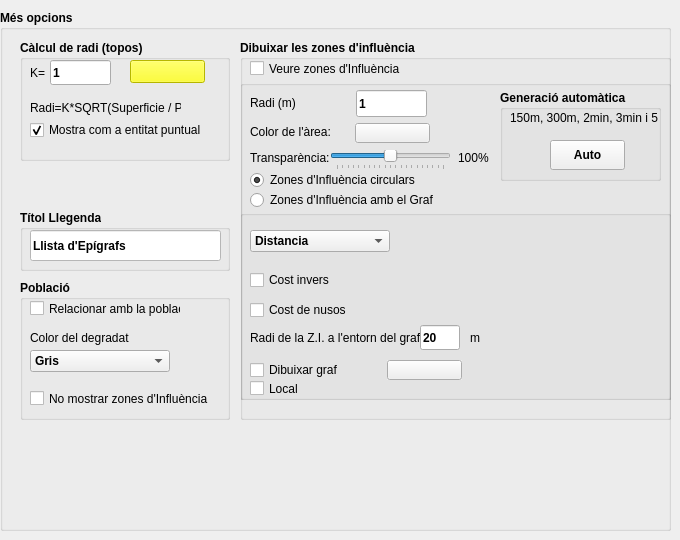
   <widget class="QWidget" name="tab_4">
    <attribute name="title">
     <string>Altres operacions</string>
    </attribute>
    <widget class="QGroupBox" name="groupBox">
     <property name="geometry">
      <rect>
       <x>0</x>
       <y>10</y>
       <width>671</width>
       <height>521</height>
      </rect>
     </property>
     <property name="font">
      <font>
       <weight>75</weight>
       <bold>true</bold>
      </font>
     </property>
     <property name="title">
      <string>Més opcions</string>
     </property>
     <widget class="QGroupBox" name="CalculRadiTopos_panel">
      <property name="geometry">
       <rect>
        <x>20</x>
        <y>30</y>
        <width>210</width>
        <height>121</height>
       </rect>
      </property>
      <property name="font">
       <font>
        <weight>75</weight>
        <bold>true</bold>
       </font>
      </property>
      <property name="title">
       <string>Càlcul de radi (topos)</string>
      </property>
      <widget class="QLabel" name="label_2">
       <property name="geometry">
        <rect>
         <x>10</x>
         <y>25</y>
         <width>21</width>
         <height>16</height>
        </rect>
       </property>
       <property name="font">
        <font>
         <weight>50</weight>
         <bold>false</bold>
        </font>
       </property>
       <property name="text">
        <string>K=</string>
       </property>
      </widget>
      <widget class="QLabel" name="label_3">
       <property name="geometry">
        <rect>
         <x>10</x>
         <y>60</y>
         <width>151</width>
         <height>16</height>
        </rect>
       </property>
       <property name="font">
        <font>
         <weight>50</weight>
         <bold>false</bold>
        </font>
       </property>
       <property name="text">
        <string>Radi=K*SQRT(Superficie / PI)</string>
       </property>
      </widget>
      <widget class="QLineEdit" name="texte_2">
       <property name="geometry">
        <rect>
         <x>30</x>
         <y>20</y>
         <width>61</width>
         <height>25</height>
        </rect>
       </property>
       <property name="text">
        <string>1</string>
       </property>
      </widget>
      <widget class="QPushButton" name="ColorTopos">
       <property name="geometry">
        <rect>
         <x>110</x>
         <y>20</y>
         <width>75</width>
         <height>23</height>
        </rect>
       </property>
       <property name="focusPolicy">
        <enum>Qt::NoFocus</enum>
       </property>
       <property name="autoFillBackground">
        <bool>false</bool>
       </property>
       <property name="styleSheet">
        <string notr="true">background-color: rgb(255, 255, 0);
border-color: rgb(255, 0, 0);</string>
       </property>
       <property name="text">
        <string/>
       </property>
       <property name="autoDefault">
        <bool>false</bool>
       </property>
       <property name="flat">
        <bool>false</bool>
       </property>
      </widget>
      <widget class="QCheckBox" name="Mostra_punt_chk">
       <property name="geometry">
        <rect>
         <x>10</x>
         <y>80</y>
         <width>171</width>
         <height>20</height>
        </rect>
       </property>
       <property name="font">
        <font>
         <weight>50</weight>
         <bold>false</bold>
        </font>
       </property>
       <property name="cursor">
        <cursorShape>PointingHandCursor</cursorShape>
       </property>
       <property name="text">
        <string>Mostra com a entitat puntual</string>
       </property>
       <property name="checked">
        <bool>true</bool>
       </property>
      </widget>
     </widget>
     <widget class="QGroupBox" name="groupBox_3">
      <property name="geometry">
       <rect>
        <x>20</x>
        <y>200</y>
        <width>210</width>
        <height>61</height>
       </rect>
      </property>
      <property name="font">
       <font>
        <weight>75</weight>
        <bold>true</bold>
       </font>
      </property>
      <property name="title">
       <string>Títol Llegenda</string>
      </property>
      <widget class="QLineEdit" name="texte_3">
       <property name="geometry">
        <rect>
         <x>10</x>
         <y>20</y>
         <width>191</width>
         <height>31</height>
        </rect>
       </property>
       <property name="styleSheet">
        <string notr="true">font: 10pt &quot;MS Shell Dlg 2&quot;;
background-color: rgb(255, 255, 255);</string>
       </property>
       <property name="text">
        <string>Llista d'Epígrafs</string>
       </property>
      </widget>
     </widget>
     <widget class="QGroupBox" name="Poblacio_panel">
      <property name="geometry">
       <rect>
        <x>20</x>
        <y>270</y>
        <width>210</width>
        <height>140</height>
       </rect>
      </property>
      <property name="font">
       <font>
        <weight>75</weight>
        <bold>true</bold>
        <kerning>true</kerning>
       </font>
      </property>
      <property name="title">
       <string>Població</string>
      </property>
      <property name="flat">
       <bool>false</bool>
      </property>
      <property name="checkable">
       <bool>false</bool>
      </property>
      <widget class="QCheckBox" name="RelacionarPoblacio">
       <property name="geometry">
        <rect>
         <x>10</x>
         <y>20</y>
         <width>151</width>
         <height>17</height>
        </rect>
       </property>
       <property name="font">
        <font>
         <weight>50</weight>
         <bold>false</bold>
        </font>
       </property>
       <property name="cursor">
        <cursorShape>PointingHandCursor</cursorShape>
       </property>
       <property name="text">
        <string>Relacionar amb la població</string>
       </property>
      </widget>
      <widget class="QComboBox" name="ColorDegradat">
       <property name="geometry">
        <rect>
         <x>10</x>
         <y>70</y>
         <width>140</width>
         <height>22</height>
        </rect>
       </property>
       <property name="cursor">
        <cursorShape>PointingHandCursor</cursorShape>
       </property>
       <item>
        <property name="text">
         <string>Gris</string>
        </property>
       </item>
       <item>
        <property name="text">
         <string>Vermell</string>
        </property>
       </item>
       <item>
        <property name="text">
         <string>Groc</string>
        </property>
       </item>
       <item>
        <property name="text">
         <string>Blau</string>
        </property>
       </item>
       <item>
        <property name="text">
         <string>Verd</string>
        </property>
       </item>
      </widget>
      <widget class="QLabel" name="label_4">
       <property name="geometry">
        <rect>
         <x>10</x>
         <y>50</y>
         <width>151</width>
         <height>16</height>
        </rect>
       </property>
       <property name="font">
        <font>
         <weight>50</weight>
         <bold>false</bold>
        </font>
       </property>
       <property name="text">
        <string>Color del degradat</string>
       </property>
       <property name="alignment">
        <set>Qt::AlignLeading|Qt::AlignLeft|Qt::AlignVCenter</set>
       </property>
      </widget>
      <widget class="QCheckBox" name="NoMostrarZI">
       <property name="geometry">
        <rect>
         <x>10</x>
         <y>110</y>
         <width>180</width>
         <height>17</height>
        </rect>
       </property>
       <property name="font">
        <font>
         <weight>50</weight>
         <bold>false</bold>
        </font>
       </property>
       <property name="cursor">
        <cursorShape>PointingHandCursor</cursorShape>
       </property>
       <property name="text">
        <string>No mostrar zones d'Influència</string>
       </property>
      </widget>
     </widget>
     <widget class="QGroupBox" name="groupBox_5">
      <property name="geometry">
       <rect>
        <x>240</x>
        <y>30</y>
        <width>431</width>
        <height>380</height>
       </rect>
      </property>
      <property name="title">
       <string>Dibuixar les zones d'influència</string>
      </property>
      <widget class="QCheckBox" name="Veure_ZI">
       <property name="geometry">
        <rect>
         <x>10</x>
         <y>20</y>
         <width>180</width>
         <height>17</height>
        </rect>
       </property>
       <property name="font">
        <font>
         <weight>50</weight>
         <bold>false</bold>
        </font>
       </property>
       <property name="cursor">
        <cursorShape>PointingHandCursor</cursorShape>
       </property>
       <property name="text">
        <string>Veure zones d'Influència</string>
       </property>
      </widget>
      <widget class="QGroupBox" name="VeureZI_panel">
       <property name="geometry">
        <rect>
         <x>0</x>
         <y>40</y>
         <width>431</width>
         <height>320</height>
        </rect>
       </property>
       <property name="autoFillBackground">
        <bool>false</bool>
       </property>
       <property name="styleSheet">
        <string notr="true"/>
       </property>
       <property name="title">
        <string/>
       </property>
       <property name="flat">
        <bool>true</bool>
       </property>
       <widget class="QGroupBox" name="AutoGen">
        <property name="geometry">
         <rect>
          <x>260</x>
          <y>10</y>
          <width>161</width>
          <height>91</height>
         </rect>
        </property>
        <property name="title">
         <string>Generació automàtica</string>
        </property>
        <widget class="QLabel" name="label_15">
         <property name="geometry">
          <rect>
           <x>10</x>
           <y>20</y>
           <width>160</width>
           <height>16</height>
          </rect>
         </property>
         <property name="font">
          <font>
           <weight>50</weight>
           <bold>false</bold>
          </font>
         </property>
         <property name="text">
          <string>150m, 300m, 2min, 3min i 5 min</string>
         </property>
        </widget>
        <widget class="QPushButton" name="AutoGenera">
         <property name="geometry">
          <rect>
           <x>50</x>
           <y>50</y>
           <width>75</width>
           <height>30</height>
          </rect>
         </property>
         <property name="cursor">
          <cursorShape>PointingHandCursor</cursorShape>
         </property>
         <property name="text">
          <string>Auto</string>
         </property>
        </widget>
       </widget>
       <widget class="QLabel" name="label_6">
        <property name="geometry">
         <rect>
          <x>10</x>
          <y>44</y>
          <width>80</width>
          <height>16</height>
         </rect>
        </property>
        <property name="font">
         <font>
          <weight>50</weight>
          <bold>false</bold>
         </font>
        </property>
        <property name="text">
         <string>Color de l'àrea:</string>
        </property>
       </widget>
       <widget class="QLabel" name="label_5">
        <property name="geometry">
         <rect>
          <x>10</x>
          <y>15</y>
          <width>101</width>
          <height>16</height>
         </rect>
        </property>
        <property name="font">
         <font>
          <weight>50</weight>
          <bold>false</bold>
         </font>
        </property>
        <property name="text">
         <string>Radi (m)</string>
        </property>
       </widget>
       <widget class="QRadioButton" name="ZICirc_radio">
        <property name="geometry">
         <rect>
          <x>10</x>
          <y>90</y>
          <width>190</width>
          <height>20</height>
         </rect>
        </property>
        <property name="font">
         <font>
          <weight>50</weight>
          <bold>false</bold>
         </font>
        </property>
        <property name="cursor">
         <cursorShape>PointingHandCursor</cursorShape>
        </property>
        <property name="text">
         <string>Zones d'Influència circulars</string>
        </property>
        <property name="checked">
         <bool>true</bool>
        </property>
       </widget>
       <widget class="QRadioButton" name="ZIGraf_radio">
        <property name="geometry">
         <rect>
          <x>10</x>
          <y>110</y>
          <width>190</width>
          <height>20</height>
         </rect>
        </property>
        <property name="font">
         <font>
          <weight>50</weight>
          <bold>false</bold>
         </font>
        </property>
        <property name="cursor">
         <cursorShape>PointingHandCursor</cursorShape>
        </property>
        <property name="text">
         <string>Zones d'Influència amb el Graf</string>
        </property>
        <property name="checked">
         <bool>false</bool>
        </property>
       </widget>
       <widget class="QPushButton" name="ColorZI">
        <property name="geometry">
         <rect>
          <x>115</x>
          <y>43</y>
          <width>75</width>
          <height>20</height>
         </rect>
        </property>
        <property name="focusPolicy">
         <enum>Qt::NoFocus</enum>
        </property>
        <property name="autoFillBackground">
         <bool>true</bool>
        </property>
        <property name="styleSheet">
         <string notr="true">border-color: rgb(255, 0, 0);</string>
        </property>
        <property name="text">
         <string/>
        </property>
        <property name="autoDefault">
         <bool>false</bool>
        </property>
        <property name="flat">
         <bool>false</bool>
        </property>
       </widget>
       <widget class="QGroupBox" name="ZIGraf_panel">
        <property name="geometry">
         <rect>
          <x>0</x>
          <y>130</y>
          <width>431</width>
          <height>191</height>
         </rect>
        </property>
        <property name="title">
         <string/>
        </property>
        <property name="flat">
         <bool>true</bool>
        </property>
        <widget class="QLabel" name="label_11">
         <property name="geometry">
          <rect>
           <x>10</x>
           <y>120</y>
           <width>240</width>
           <height>16</height>
          </rect>
         </property>
         <property name="font">
          <font>
           <weight>50</weight>
           <bold>false</bold>
          </font>
         </property>
         <property name="text">
          <string>Radi de la Z.I. a l'entorn del graf</string>
         </property>
        </widget>
        <widget class="QCheckBox" name="CostNusos">
         <property name="enabled">
          <bool>true</bool>
         </property>
         <property name="geometry">
          <rect>
           <x>10</x>
           <y>90</y>
           <width>100</width>
           <height>20</height>
          </rect>
         </property>
         <property name="font">
          <font>
           <weight>50</weight>
           <bold>false</bold>
          </font>
         </property>
         <property name="cursor">
          <cursorShape>PointingHandCursor</cursorShape>
         </property>
         <property name="text">
          <string>Cost de nusos</string>
         </property>
        </widget>
        <widget class="QCheckBox" name="MostrarGraf_chk">
         <property name="geometry">
          <rect>
           <x>10</x>
           <y>150</y>
           <width>100</width>
           <height>20</height>
          </rect>
         </property>
         <property name="font">
          <font>
           <weight>50</weight>
           <bold>false</bold>
          </font>
         </property>
         <property name="cursor">
          <cursorShape>PointingHandCursor</cursorShape>
         </property>
         <property name="text">
          <string>Dibuixar graf</string>
         </property>
        </widget>
        <widget class="QComboBox" name="GrafCombo">
         <property name="geometry">
          <rect>
           <x>10</x>
           <y>20</y>
           <width>140</width>
           <height>22</height>
          </rect>
         </property>
         <property name="cursor">
          <cursorShape>PointingHandCursor</cursorShape>
         </property>
         <property name="frame">
          <bool>true</bool>
         </property>
         <item>
          <property name="text">
           <string>Distancia</string>
          </property>
         </item>
         <item>
          <property name="text">
           <string>Temps</string>
          </property>
         </item>
        </widget>
        <widget class="QCheckBox" name="CostInvers_chk">
         <property name="geometry">
          <rect>
           <x>10</x>
           <y>60</y>
           <width>100</width>
           <height>20</height>
          </rect>
         </property>
         <property name="font">
          <font>
           <weight>50</weight>
           <bold>false</bold>
          </font>
         </property>
         <property name="cursor">
          <cursorShape>PointingHandCursor</cursorShape>
         </property>
         <property name="text">
          <string>Cost invers</string>
         </property>
        </widget>
        <widget class="QLabel" name="label_13">
         <property name="geometry">
          <rect>
           <x>230</x>
           <y>120</y>
           <width>21</width>
           <height>16</height>
          </rect>
         </property>
         <property name="font">
          <font>
           <weight>50</weight>
           <bold>false</bold>
          </font>
         </property>
         <property name="text">
          <string>m</string>
         </property>
        </widget>
        <widget class="QLineEdit" name="Radi_ZI_3">
         <property name="geometry">
          <rect>
           <x>180</x>
           <y>115</y>
           <width>40</width>
           <height>25</height>
          </rect>
         </property>
         <property name="text">
          <string>20</string>
         </property>
        </widget>
        <widget class="QPushButton" name="ColorGraf">
         <property name="geometry">
          <rect>
           <x>147</x>
           <y>150</y>
           <width>75</width>
           <height>20</height>
          </rect>
         </property>
         <property name="focusPolicy">
          <enum>Qt::NoFocus</enum>
         </property>
         <property name="autoFillBackground">
          <bool>true</bool>
         </property>
         <property name="styleSheet">
          <string notr="true">border-color: rgb(255, 0, 0);</string>
         </property>
         <property name="text">
          <string/>
         </property>
         <property name="autoDefault">
          <bool>false</bool>
         </property>
         <property name="flat">
          <bool>false</bool>
         </property>
        </widget>
        <widget class="QCheckBox" name="chk_calc_local">
         <property name="geometry">
          <rect>
           <x>10</x>
           <y>170</y>
           <width>70</width>
           <height>17</height>
          </rect>
         </property>
         <property name="font">
          <font>
           <weight>50</weight>
           <bold>false</bold>
           <kerning>true</kerning>
          </font>
         </property>
         <property name="text">
          <string>Local</string>
         </property>
        </widget>
       </widget>
       <widget class="QSlider" name="Transparencia">
        <property name="geometry">
         <rect>
          <x>90</x>
          <y>70</y>
          <width>121</width>
          <height>20</height>
         </rect>
        </property>
        <property name="maximum">
         <number>100</number>
        </property>
        <property name="singleStep">
         <number>1</number>
        </property>
        <property name="pageStep">
         <number>100</number>
        </property>
        <property name="value">
         <number>50</number>
        </property>
        <property name="orientation">
         <enum>Qt::Horizontal</enum>
        </property>
        <property name="invertedControls">
         <bool>false</bool>
        </property>
        <property name="tickPosition">
         <enum>QSlider::TicksBelow</enum>
        </property>
        <property name="tickInterval">
         <number>5</number>
        </property>
       </widget>
       <widget class="QLabel" name="label_7">
        <property name="geometry">
         <rect>
          <x>10</x>
          <y>70</y>
          <width>91</width>
          <height>16</height>
         </rect>
        </property>
        <property name="font">
         <font>
          <weight>50</weight>
          <bold>false</bold>
         </font>
        </property>
        <property name="text">
         <string>Transparència:</string>
        </property>
       </widget>
       <widget class="QLabel" name="Transparencia_lbl">
        <property name="geometry">
         <rect>
          <x>218</x>
          <y>70</y>
          <width>31</width>
          <height>16</height>
         </rect>
        </property>
        <property name="font">
         <font>
          <weight>50</weight>
          <bold>false</bold>
         </font>
        </property>
        <property name="text">
         <string>100%</string>
        </property>
       </widget>
       <widget class="QLineEdit" name="Radi_ZI">
        <property name="geometry">
         <rect>
          <x>116</x>
          <y>10</y>
          <width>71</width>
          <height>27</height>
         </rect>
        </property>
        <property name="text">
         <string>1</string>
        </property>
       </widget>
       <zorder>ZIGraf_panel</zorder>
       <zorder>AutoGen</zorder>
       <zorder>label_6</zorder>
       <zorder>label_5</zorder>
       <zorder>ZICirc_radio</zorder>
       <zorder>ZIGraf_radio</zorder>
       <zorder>Transparencia</zorder>
       <zorder>label_7</zorder>
       <zorder>Transparencia_lbl</zorder>
       <zorder>ColorZI</zorder>
       <zorder>Radi_ZI</zorder>
      </widget>
      <zorder>VeureZI_panel</zorder>
      <zorder>Veure_ZI</zorder>
     </widget>
    </widget>
   </widget>
